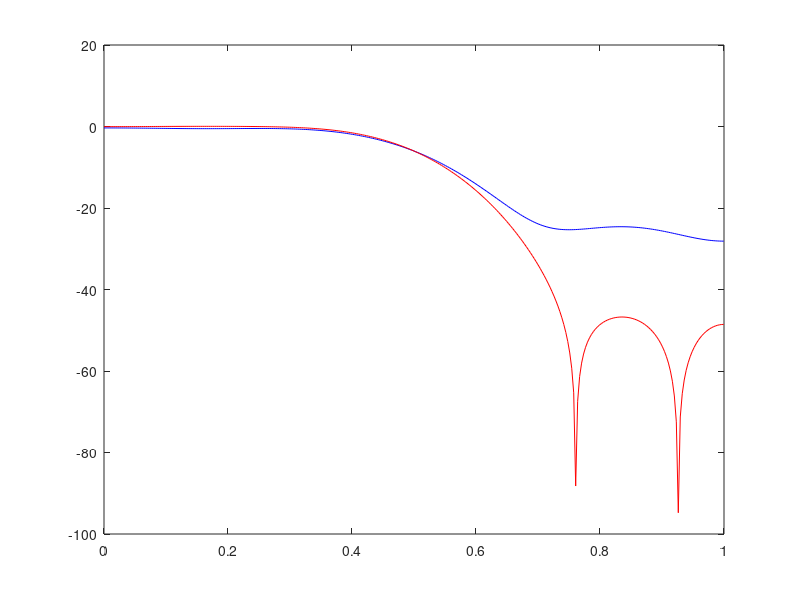

The MATLAB source for this figure:
% Design of FIR Low Pass Filter using Triangular and Hamming window functions
clc;
clear all;
close all;
N=15;
wc=0.5*pi;
alpha=(N-1)/2;
b=0.001;
n=0:(N-1);
w=0:0.01:pi;
hd=sin((n-alpha+b)*wc)./(pi.*(n-alpha+b));
Wr=bartlett(N);
hr_rect=hd.*Wr';
Hr=freqz(hr_rect,1,w);
Wh=hamming(N);
hn_hamm=hd.*Wh';
Hn=freqz(hn_hamm,1,w);
plot(w/pi,20*log10(abs(Hr)),'b');
hold on;
plot(w/pi,20*log10(abs(Hn)),'r');
